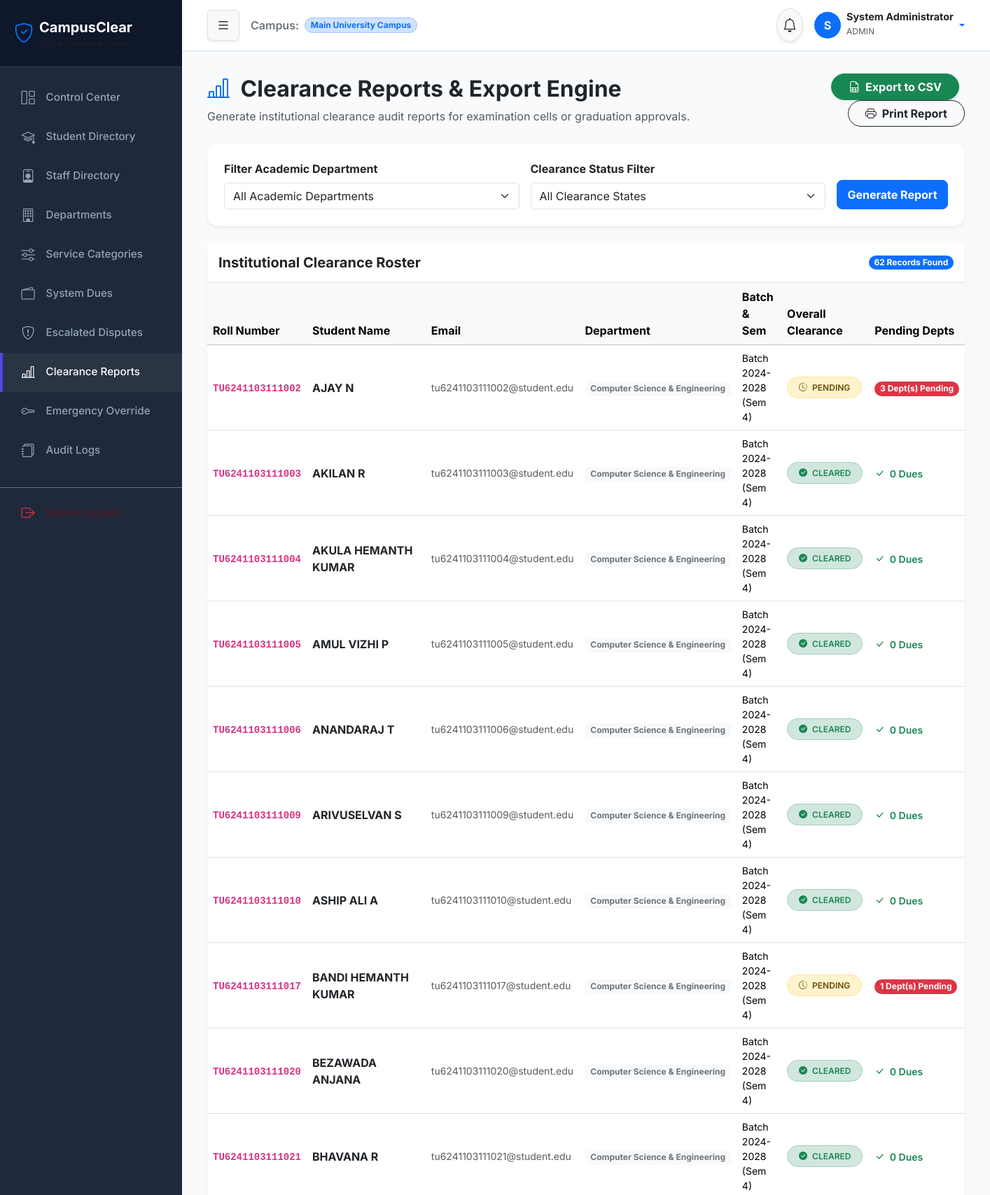
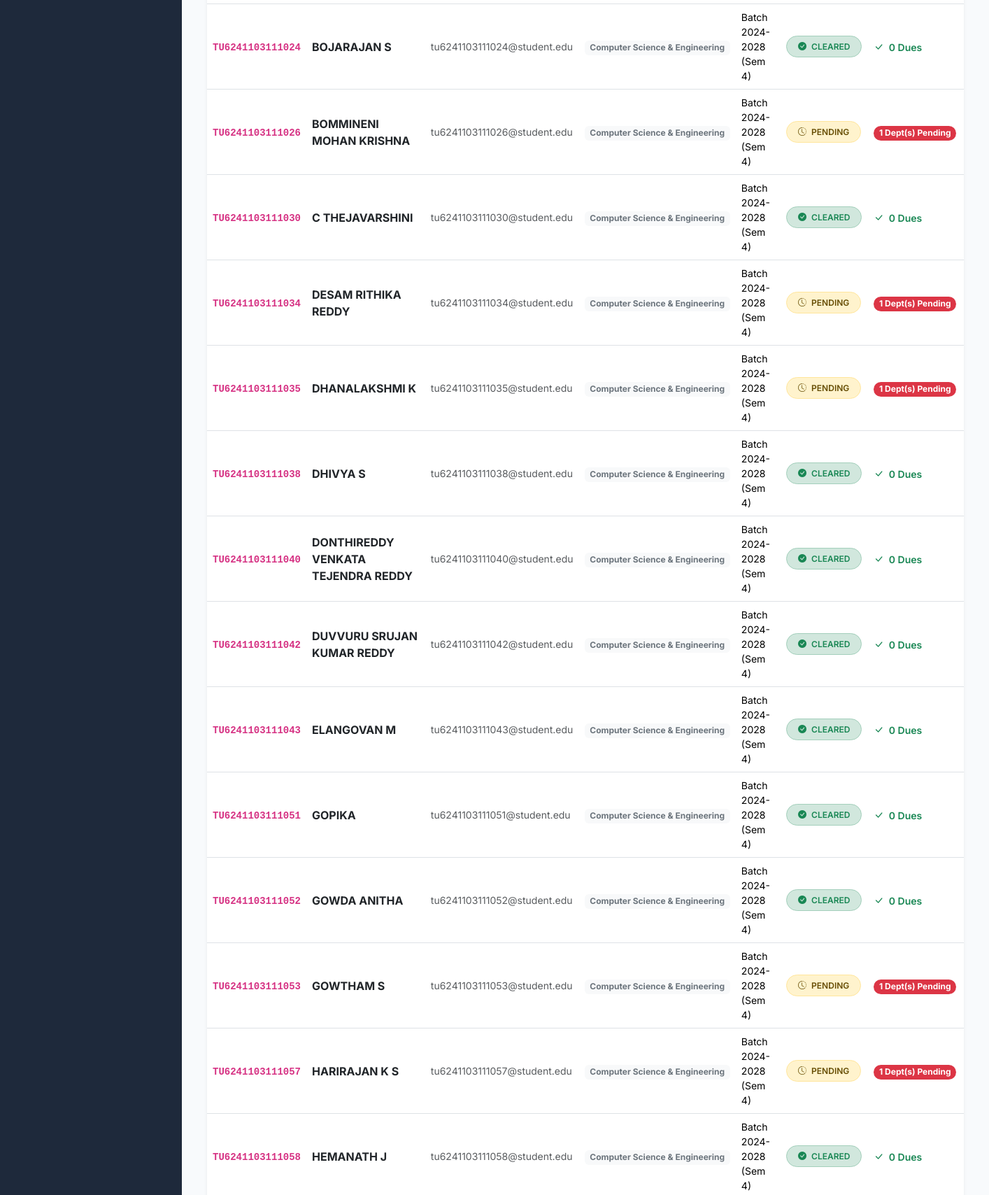
Screenshot of /admin/reports.php (signed in, upper part) with the database file from the repository (2 pictures, top to bottom).
### tables this page shows
CREATE TABLE `students` (
  `id` int(11) NOT NULL AUTO_INCREMENT,
  `user_id` int(11) NOT NULL,
  `roll_number` varchar(30) NOT NULL,
  `full_name` varchar(100) NOT NULL,
  `email` varchar(100) NOT NULL,
  `phone` varchar(20) DEFAULT NULL,
  `department_id` int(11) NOT NULL,
  `batch` varchar(20) NOT NULL,
  `semester` int(11) DEFAULT 1,
  `academic_year` varchar(20) DEFAULT NULL,
  `created_at` timestamp NOT NULL DEFAULT current_timestamp(),
  PRIMARY KEY (`id`),
  UNIQUE KEY `user_id` (`user_id`),
  UNIQUE KEY `roll_number` (`roll_number`),
  UNIQUE KEY `email` (`email`),
  KEY `department_id` (`department_id`),
  CONSTRAINT `students_ibfk_1` FOREIGN KEY (`user_id`) REFERENCES `users` (`id`) ON DELETE CASCADE,
  CONSTRAINT `students_ibfk_2` FOREIGN KEY (`department_id`) REFERENCES `departments` (`id`)
);

CREATE TABLE `departments` (
  `id` int(11) NOT NULL AUTO_INCREMENT,
  `name` varchar(100) NOT NULL,
  `code` varchar(20) NOT NULL,
  `description` text DEFAULT NULL,
  `is_active` tinyint(1) DEFAULT 1,
  `created_at` timestamp NOT NULL DEFAULT current_timestamp(),
  PRIMARY KEY (`id`),
  UNIQUE KEY `name` (`name`),
  UNIQUE KEY `code` (`code`)
);

### includes/clearance_engine.php (called while the page is built, shortened)
<?php
function get_student_clearance_summary($student_id) {
    $pdo = db();
    $dept_stmt = $pdo->prepare("SELECT id, name, code FROM departments WHERE is_active = 1 ORDER BY name ASC");
    $dept_stmt->execute();
    $departments = $dept_stmt->fetchAll();
    $status_stmt = $pdo->prepare("
        SELECT department_id, status, remarks, updated_at
        FROM clearance_status
        WHERE student_id = :student_id
    ");
    $status_stmt->execute([':student_id' => $student_id]);
    $status_rows = $status_stmt->fetchAll();
    $status_map = [];
    foreach ($status_rows as $row) {
        $status_map[$row['department_id']] = $row;
    }
    $dues_stmt = $pdo->prepare("
        SELECT department_id, COUNT(*) as pending_dues_count, SUM(amount) as total_due_amount
        FROM dues
        WHERE student_id = :student_id AND status = 'pending'
        GROUP BY department_id
    ");
    $dues_stmt->execute([':student_id' => $student_id]);
    $dues_rows = $dues_stmt->fetchAll();
    $dues_map = [];
    foreach ($dues_rows as $row) {
        $dues_map[$row['department_id']] = $row;
    }
    $department_details = [];
    $pending_count = 0;
    $cleared_count = 0;
    $pending_departments = [];
    foreach ($departments as $dept) {
        $dept_id = $dept['id'];
        $explicit_status = $status_map[$dept_id]['status'] ?? 'cleared';
        $remarks = $status_map[$dept_id]['remarks'] ?? 'No pending issues';
        $last_updated = $status_map[$dept_id]['updated_at'] ?? null;
        $pending_dues_count = (int)($dues_map[$dept_id]['pending_dues_count'] ?? 0);
        $total_due_amount = (float)($dues_map[$dept_id]['total_due_amount'] ?? 0.00);
        $effective_status = 'cleared';
        if ($pending_dues_count > 0 || in_array($explicit_status, ['pending', 'blocked'])) {
            $effective_status = 'pending';
            $pending_count++;
            $reason = [];
            if ($pending_dues_count > 0) {
                $reason[] = "{$pending_dues_count} pending due(s) (Total: ₹" . number_format($total_due_amount, 2) . ")";
            }
            if (!empty($remarks) && $remarks !== 'No pending issues') {
                $reason[] = $remarks;
            }
            $pending_departments[] = [
                'department_id' => $dept_id,
                'name' => $dept['name'],
                'code' => $dept['code'],
                'reason' => implode(' | ', $reason)
            ];
        } else {
            $cleared_count++;
        }
        $department_details[] = [
            'department_id' => $dept_id,
            'name' => $dept['name'],
            'code' => $dept['code'],
            'explicit_status' => $explicit_status,
            'effective_status' => $effective_status,
            'pending_dues_count' => $pending_dues_count,
            'total_due_amount' => $total_due_amount,
            'remarks' => $remarks,
            'last_updated' => $last_updated
        ];
    }
    $overall_status = ($pending_count === 0) ? 'CLEARED' : 'PENDING';
    return [
        'student_id' => $student_id,
        'overall_status' => $overall_status,
        'is_cleared' => ($overall_status === 'CLEARED'),
        'total_departments' => count($departments),
        'cleared_count' => $cleared_count,
        'pending_count' => $pending_count,
        'pending_departments' => $pending_departments,
        'department_details' => $department_details
    ];
}

### admin/reports.php (the view, shortened to what this page needs)
<?php
require_once __DIR__ . '/../includes/functions.php';
require_once __DIR__ . '/../includes/clearance_engine.php';
$pdo = db();
$sql = "
    SELECT s.*, d.name as department_name, d.code as department_code
    FROM students s
    JOIN departments d ON s.department_id = d.id
    WHERE 1=1
";
$params = [];
$sql .= " ORDER BY s.roll_number ASC";
$stmt = $pdo->prepare($sql);
$stmt->execute($params);
$raw_students = $stmt->fetchAll();
$report_rows = [];
foreach ($raw_students as $st) {
    $summary = get_student_clearance_summary($st['id']);
    $report_rows[] = [
        'id' => $st['id'],
        'roll_number' => $st['roll_number'],
        'full_name' => $st['full_name'],
        'email' => $st['email'],
        'department' => $st['department_name'],
        'batch' => $st['batch'],
        'semester' => $st['semester'],
        'overall_status' => $summary['overall_status'],
        'pending_depts_count' => $summary['pending_count']
    ];
}
require_once __DIR__ . '/../includes/header.php';
require_once __DIR__ . '/../includes/sidebar.php';
require_once __DIR__ . '/../includes/navbar.php';
?>
<div class="container-fluid">
    <div class="row mb-4 no-print align-items-center">
        <div class="col-md-8">
            <h2 class="fw-bold text-dark"><i class="bi bi-bar-chart-line me-2 text-primary"></i> Clearance Reports & Export Engine</h2>
            <p class="text-muted mb-0">Generate institutional clearance audit reports for examination cells or graduation approvals.</p>
        </div>
        <div class="col-md-4 text-md-end mt-3 mt-md-0">
            <a href="?<?= http_build_query(array_merge($_GET, ['export' => 'csv'])) ?>" class="btn btn-success rounded-pill px-4 shadow-sm fw-bold me-2">
                <i class="bi bi-file-earmark-spreadsheet me-1"></i> Export to CSV
            </a>
            <button onclick="window.print();" class="btn btn-outline-dark rounded-pill px-4 fw-bold">
                <i class="bi bi-printer me-1"></i> Print Report
            </button>
        </div>
    </div>
    <div class="card card-glass border-0 shadow-sm p-4 mb-4 no-print">
        <form method="GET" action="" class="row g-3">
            <div class="col-md-5">
                <label class="form-label fw-bold">Filter Academic Department</label>
                <select class="form-select" name="department_id">
                    <option value="">All Academic Departments</option>
                </select>
            </div>
            <div class="col-md-5">
                <label class="form-label fw-bold">Clearance Status Filter</label>
                <select class="form-select" name="status">
                    <option value="">All Clearance States</option>
                </select>
            </div>
            <div class="col-md-2 d-flex align-items-end">
                <button type="submit" class="btn btn-primary w-100 rounded-3 fw-bold py-2">Generate Report</button>
            </div>
        </form>
    </div>
    <div class="card card-glass border-0 shadow-sm">
        <div class="card-header bg-white py-3 border-bottom d-flex justify-content-between align-items-center">
            <h5 class="fw-bold mb-0 text-dark">Institutional Clearance Roster</h5>
            <span class="badge bg-primary rounded-pill"><?= count($report_rows) ?> Records Found</span>
        </div>
        <div class="card-body p-0">
            <div class="table-responsive">
                <table class="table table-hover align-middle mb-0">
                    <thead class="table-light">
                        <tr>
                            <th>Roll Number</th>
                            <th>Student Name</th>
                            <th>Email</th>
                            <th>Department</th>
                            <th>Batch & Sem</th>
                            <th>Overall Clearance</th>
                            <th>Pending Depts</th>
                        </tr>
                    </thead>
                    <tbody>
                        <?php foreach ($report_rows as $row): ?>
                            <tr>
                                <td class="fw-bold"><code><?= sanitize($row['roll_number']) ?></code></td>
                                <td><strong class="text-dark"><?= sanitize($row['full_name']) ?></strong></td>
                                <td class="small text-muted"><?= sanitize($row['email']) ?></td>
                                <td><span class="badge bg-light text-secondary"><?= sanitize($row['department']) ?></span></td>
                                <td class="small">Batch <?= sanitize($row['batch']) ?> (Sem <?= $row['semester'] ?>)</td>
                                <td><?= get_status_badge($row['overall_status']) ?></td>
                                <td>
                                    <?php if ($row['pending_depts_count'] > 0): ?>
                                        <span class="badge bg-danger rounded-pill"><?= $row['pending_depts_count'] ?> Dept(s) Pending</span>
                                    <?php else: ?>
                                        <span class="text-success small fw-semibold"><i class="bi bi-check-lg me-1"></i> 0 Dues</span>
                                    <?php endif; ?>
                                </td>
                            </tr>
                        <?php endforeach; ?>
                    </tbody>
                </table>
            </div>
        </div>
    </div>
</div>
<?php require_once __DIR__ . '/../includes/footer.php'; ?>

### includes/functions.php (shortened to what this page needs)
<?php
function sanitize($data) {
    return htmlspecialchars(trim((string)$data), ENT_QUOTES, 'UTF-8');
}
function get_status_badge($status) {
    $status_clean = strtolower(trim((string)$status));
    switch ($status_clean) {
        case 'cleared':
        case 'approved':
        case 'resolved':
        case 'active':
            return '<span class="badge bg-success-subtle text-success px-3 py-2 border border-success-subtle rounded-pill fw-semibold"><i class="bi bi-check-circle-fill me-1"></i> ' . strtoupper($status) . '</span>';
        case 'pending':
        case 'submitted':
        case 'in_progress':
        case 'open':
        case 'under_review':
            return '<span class="badge bg-warning-subtle text-warning-emphasis px-3 py-2 border border-warning-subtle rounded-pill fw-semibold"><i class="bi bi-clock-history me-1"></i> ' . strtoupper(str_replace('_', ' ', $status)) . '</span>';
    }
}

### assets/css/style.css (style rules this page uses)
:root { --primary-color: #4f46e5; --primary-hover: #4338ca; --secondary-color: #0ea5e9; --dark-bg: #0f172a; --sidebar-bg: #1e293b; --card-bg: #ffffff; --text-main: #334155; --text-muted: #64748b; --border-color: #e2e8f0; --success-bg: #dcfce7; --success-text: #15803d; --warning-bg: #fef9c3; --warning-text: #a16207; --danger-bg: #ffe4e6; --danger-text: #be123c; --shadow-sm: 0 1px 3px rgba(0,0,0,0.05); --shadow-md: 0 4px 6px -1px rgba(0,0,0,0.07), 0 2px 4px -1px rgba(0,0,0,0.04); --shadow-lg: 0 10px 25px -5px rgba(0,0,0,0.08), 0 8px 10px -6px rgba(0,0,0,0.03); }
body { font-family: 'Inter', system-ui, -apple-system, sans-serif; background-color: #f8fafc; color: var(--text-main); min-height: 100vh; display: flex; flex-direction: column; }
.card-glass { background: rgba(255, 255, 255, 0.95); backdrop-filter: blur(10px); border: 1px solid rgba(226, 232, 240, 0.8); border-radius: 1rem; box-shadow: var(--shadow-md); transition: transform 0.2s ease, box-shadow 0.2s ease; }

### rows the page displays
students: roll_number "TU6241103111002", full_name "AJAY N", email "tu6241103111002@student.edu", department.name "Computer Science & Engineering", batch "2024-2028", semester "4", pending_depts_count "3"
students: roll_number "TU6241103111003", full_name "AKILAN R", email "tu6241103111003@student.edu", department.name "Computer Science & Engineering", batch "2024-2028", semester "4", shows "0 Dues"
students: roll_number "TU6241103111004", full_name "AKULA HEMANTH KUMAR", email "tu6241103111004@student.edu", department.name "Computer Science & Engineering", batch "2024-2028", semester "4", shows "0 Dues"
students: roll_number "TU6241103111005", full_name "AMUL VIZHI P", email "tu6241103111005@student.edu", department.name "Computer Science & Engineering", batch "2024-2028", semester "4", shows "0 Dues"
students: roll_number "TU6241103111006", full_name "ANANDARAJ T", email "tu6241103111006@student.edu", department.name "Computer Science & Engineering", batch "2024-2028", semester "4", shows "0 Dues"
students: roll_number "TU6241103111009", full_name "ARIVUSELVAN S", email "tu6241103111009@student.edu", department.name "Computer Science & Engineering", batch "2024-2028", semester "4", shows "0 Dues"
students: roll_number "TU6241103111010", full_name "ASHIP ALI A", email "tu6241103111010@student.edu", department.name "Computer Science & Engineering", batch "2024-2028", semester "4", shows "0 Dues"
students: roll_number "TU6241103111017", full_name "BANDI HEMANTH KUMAR", email "tu6241103111017@student.edu", department.name "Computer Science & Engineering", batch "2024-2028", semester "4", pending_depts_count "1"
students: roll_number "TU6241103111020", full_name "BEZAWADA ANJANA", email "tu6241103111020@student.edu", department.name "Computer Science & Engineering", batch "2024-2028", semester "4", shows "0 Dues"
students: roll_number "TU6241103111021", full_name "BHAVANA R", email "tu6241103111021@student.edu", department.name "Computer Science & Engineering", batch "2024-2028", semester "4", shows "0 Dues"
students: roll_number "TU6241103111024", full_name "BOJARAJAN S", email "tu6241103111024@student.edu", department.name "Computer Science & Engineering", batch "2024-2028", semester "4", shows "0 Dues"
students: roll_number "TU6241103111026", full_name "BOMMINENI MOHAN KRISHNA", email "tu6241103111026@student.edu", department.name "Computer Science & Engineering", batch "2024-2028", semester "4", pending_depts_count "1"
students: roll_number "TU6241103111030", full_name "C THEJAVARSHINI", email "tu6241103111030@student.edu", department.name "Computer Science & Engineering", batch "2024-2028", semester "4", shows "0 Dues"
students: roll_number "TU6241103111034", full_name "DESAM RITHIKA REDDY", email "tu6241103111034@student.edu", department.name "Computer Science & Engineering", batch "2024-2028", semester "4", pending_depts_count "1"
students: roll_number "TU6241103111035", full_name "DHANALAKSHMI K", email "tu6241103111035@student.edu", department.name "Computer Science & Engineering", batch "2024-2028", semester "4", pending_depts_count "1"
students: roll_number "TU6241103111038", full_name "DHIVYA S", email "tu6241103111038@student.edu", department.name "Computer Science & Engineering", batch "2024-2028", semester "4", shows "0 Dues"
students: roll_number "TU6241103111040", full_name "DONTHIREDDY VENKATA TEJENDRA REDDY", email "tu6241103111040@student.edu", department.name "Computer Science & Engineering", batch "2024-2028", semester "4", shows "0 Dues"
students: roll_number "TU6241103111042", full_name "DUVVURU SRUJAN KUMAR REDDY", email "tu6241103111042@student.edu", department.name "Computer Science & Engineering", batch "2024-2028", semester "4", shows "0 Dues"
students: roll_number "TU6241103111043", full_name "ELANGOVAN M", email "tu6241103111043@student.edu", department.name "Computer Science & Engineering", batch "2024-2028", semester "4", shows "0 Dues"
students: roll_number "TU6241103111051", full_name "GOPIKA", email "tu6241103111051@student.edu", department.name "Computer Science & Engineering", batch "2024-2028", semester "4", shows "0 Dues"
students: roll_number "TU6241103111052", full_name "GOWDA ANITHA", email "tu6241103111052@student.edu", department.name "Computer Science & Engineering", batch "2024-2028", semester "4", shows "0 Dues"
students: roll_number "TU6241103111053", full_name "GOWTHAM S", email "tu6241103111053@student.edu", department.name "Computer Science & Engineering", batch "2024-2028", semester "4", pending_depts_count "1"
students: roll_number "TU6241103111057", full_name "HARIRAJAN K S", email "tu6241103111057@student.edu", department.name "Computer Science & Engineering", batch "2024-2028", semester "4", pending_depts_count "1"
students: roll_number "TU6241103111058", full_name "HEMANATH J", email "tu6241103111058@student.edu", department.name "Computer Science & Engineering", batch "2024-2028", semester "4", shows "0 Dues"

### other values shown
APP_NAME "CampusClear"
substr($user['full_name'], 0, 1) "S"
$user['full_name'] "System Administrator"
$user['role'] "ADMIN"
count($report_rows) "62"
